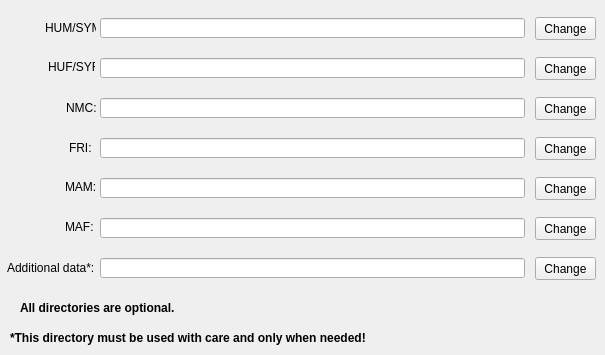
    <widget class="QWidget" name="filesTab">
     <property name="autoFillBackground">
      <bool>true</bool>
     </property>
     <attribute name="title">
      <string>Files</string>
     </attribute>
     <widget class="QLabel" name="label_7">
      <property name="geometry">
       <rect>
        <x>45</x>
        <y>20</y>
        <width>51</width>
        <height>16</height>
       </rect>
      </property>
      <property name="text">
       <string>HUM/SYM:</string>
      </property>
     </widget>
     <widget class="QLineEdit" name="humEdit">
      <property name="geometry">
       <rect>
        <x>100</x>
        <y>18</y>
        <width>425</width>
        <height>20</height>
       </rect>
      </property>
     </widget>
     <widget class="QPushButton" name="humButton">
      <property name="geometry">
       <rect>
        <x>535</x>
        <y>17</y>
        <width>61</width>
        <height>23</height>
       </rect>
      </property>
      <property name="text">
       <string>Change</string>
      </property>
     </widget>
     <widget class="QLabel" name="label_5">
      <property name="geometry">
       <rect>
        <x>48</x>
        <y>60</y>
        <width>47</width>
        <height>13</height>
       </rect>
      </property>
      <property name="text">
       <string>HUF/SYF:</string>
      </property>
     </widget>
     <widget class="QLineEdit" name="hufEdit">
      <property name="geometry">
       <rect>
        <x>100</x>
        <y>58</y>
        <width>425</width>
        <height>20</height>
       </rect>
      </property>
     </widget>
     <widget class="QPushButton" name="hufButton">
      <property name="geometry">
       <rect>
        <x>535</x>
        <y>57</y>
        <width>61</width>
        <height>23</height>
       </rect>
      </property>
      <property name="text">
       <string>Change</string>
      </property>
     </widget>
     <widget class="QLineEdit" name="nmcEdit">
      <property name="geometry">
       <rect>
        <x>100</x>
        <y>98</y>
        <width>425</width>
        <height>20</height>
       </rect>
      </property>
     </widget>
     <widget class="QLabel" name="label_6">
      <property name="geometry">
       <rect>
        <x>66</x>
        <y>100</y>
        <width>41</width>
        <height>16</height>
       </rect>
      </property>
      <property name="text">
       <string>NMC:</string>
      </property>
     </widget>
     <widget class="QPushButton" name="nmcButton">
      <property name="geometry">
       <rect>
        <x>535</x>
        <y>97</y>
        <width>61</width>
        <height>23</height>
       </rect>
      </property>
      <property name="text">
       <string>Change</string>
      </property>
     </widget>
     <widget class="QPushButton" name="friButton">
      <property name="geometry">
       <rect>
        <x>535</x>
        <y>137</y>
        <width>61</width>
        <height>23</height>
       </rect>
      </property>
      <property name="text">
       <string>Change</string>
      </property>
     </widget>
     <widget class="QLabel" name="label_8">
      <property name="geometry">
       <rect>
        <x>69</x>
        <y>140</y>
        <width>41</width>
        <height>16</height>
       </rect>
      </property>
      <property name="text">
       <string>FRI:</string>
      </property>
     </widget>
     <widget class="QLineEdit" name="friEdit">
      <property name="geometry">
       <rect>
        <x>100</x>
        <y>138</y>
        <width>425</width>
        <height>20</height>
       </rect>
      </property>
     </widget>
     <widget class="QLabel" name="label_9">
      <property name="geometry">
       <rect>
        <x>65</x>
        <y>180</y>
        <width>47</width>
        <height>13</height>
       </rect>
      </property>
      <property name="text">
       <string>MAM:</string>
      </property>
     </widget>
     <widget class="QLineEdit" name="mamEdit">
      <property name="geometry">
       <rect>
        <x>100</x>
        <y>178</y>
        <width>425</width>
        <height>20</height>
       </rect>
      </property>
     </widget>
     <widget class="QPushButton" name="mamButton">
      <property name="geometry">
       <rect>
        <x>535</x>
        <y>177</y>
        <width>61</width>
        <height>23</height>
       </rect>
      </property>
      <property name="text">
       <string>Change</string>
      </property>
     </widget>
     <widget class="QLineEdit" name="mafEdit">
      <property name="geometry">
       <rect>
        <x>100</x>
        <y>218</y>
        <width>425</width>
        <height>20</height>
       </rect>
      </property>
     </widget>
     <widget class="QPushButton" name="mafButton">
      <property name="geometry">
       <rect>
        <x>535</x>
        <y>217</y>
        <width>61</width>
        <height>23</height>
       </rect>
      </property>
      <property name="text">
       <string>Change</string>
      </property>
     </widget>
     <widget class="QLabel" name="label_10">
      <property name="geometry">
       <rect>
        <x>65</x>
        <y>220</y>
        <width>47</width>
        <height>13</height>
       </rect>
      </property>
      <property name="text">
       <string>MAF:</string>
      </property>
     </widget>
     <widget class="QLineEdit" name="addDataEdit">
      <property name="geometry">
       <rect>
        <x>100</x>
        <y>258</y>
        <width>425</width>
        <height>20</height>
       </rect>
      </property>
     </widget>
     <widget class="QLabel" name="label_11">
      <property name="geometry">
       <rect>
        <x>7</x>
        <y>260</y>
        <width>101</width>
        <height>16</height>
       </rect>
      </property>
      <property name="text">
       <string>Additional data*:</string>
      </property>
     </widget>
     <widget class="QPushButton" name="addEditButton">
      <property name="geometry">
       <rect>
        <x>535</x>
        <y>257</y>
        <width>61</width>
        <height>23</height>
       </rect>
      </property>
      <property name="text">
       <string>Change</string>
      </property>
     </widget>
     <widget class="QLabel" name="label_12">
      <property name="geometry">
       <rect>
        <x>10</x>
        <y>330</y>
        <width>381</width>
        <height>16</height>
       </rect>
      </property>
      <property name="text">
       <string>&lt;html&gt;&lt;head/&gt;&lt;body&gt;&lt;p&gt;&lt;span style=&quot; font-weight:600;&quot;&gt;*This directory must be used with care and only when needed!&lt;/span&gt;&lt;/p&gt;&lt;/body&gt;&lt;/html&gt;</string>
      </property>
     </widget>
     <widget class="QLabel" name="label_13">
      <property name="geometry">
       <rect>
        <x>20</x>
        <y>300</y>
        <width>171</width>
        <height>16</height>
       </rect>
      </property>
      <property name="text">
       <string>&lt;html&gt;&lt;head/&gt;&lt;body&gt;&lt;p&gt;&lt;span style=&quot; font-weight:600;&quot;&gt;All directories are optional.&lt;/span&gt;&lt;/p&gt;&lt;/body&gt;&lt;/html&gt;</string>
      </property>
     </widget>
    </widget>
